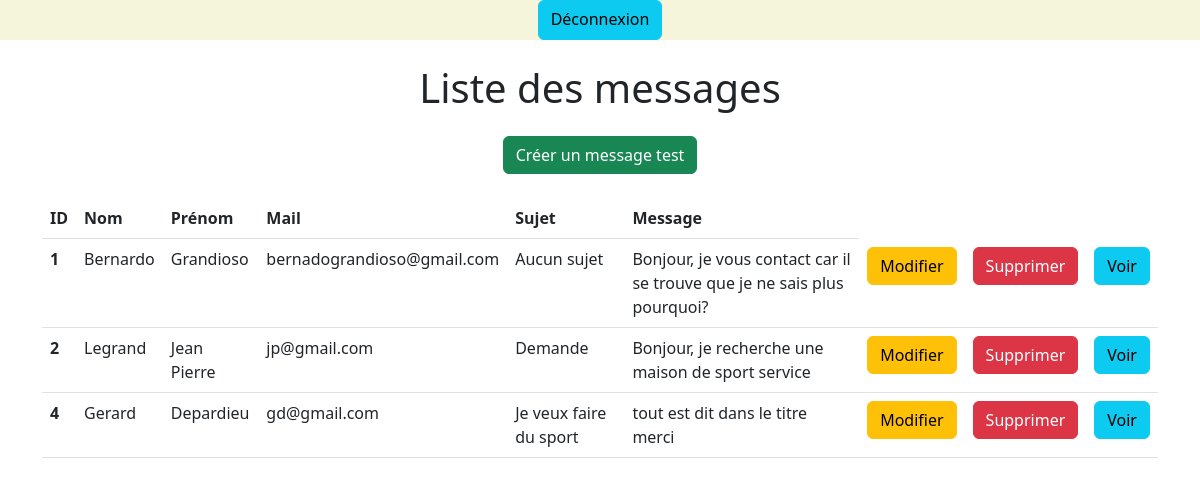
The app's page /Admin/Formulaire/index.php (signed in) with its own data.
### tables this page shows
CREATE TABLE IF NOT EXISTS `contact` (
  `id` int(11) NOT NULL AUTO_INCREMENT,
  `nom` varchar(255) NOT NULL,
  `prenom` varchar(255) NOT NULL,
  `mail` varchar(255) NOT NULL,
  `sujet` varchar(255) NOT NULL,
  `message` longtext NOT NULL,
  PRIMARY KEY (`id`)
);

### Admin/Formulaire/index.php (the view, shortened to what this page needs)
<?php
    include '../../Config/bdd.php';
    $sql = "SELECT * FROM contact";
    $req = $bdd->query($sql);
    $contacts = $req->fetchAll(PDO::FETCH_ASSOC);
    include "../Includes/head.php";
    include "../Includes/header.php";
?>
    <body>
        <div class="container">
            <div class="text-center">
                <h1 class="mt-4 mb-4">Liste des messages</h1>
                <a href="create.php" class="btn btn-success">Créer un message test</a>
            </div>
            <table class="table mt-4">
                <thead>
                    <tr>
                        <th scope="col">ID</th>
                        <th scope="col">Nom</th>
                        <th scope="col">Prénom</th>
                        <th scope="col">Mail</th>
                        <th scope="col">Sujet</th>
                        <th scope="col">Message</th>
                    </tr>
                </thead>
                <tbody>
                    <?php foreach ($contacts as $contact) : ?>
                        <tr>
                            <th scope="row"><?= $contact['id'];  ?></th>
                            <td><?= $contact['nom'];  ?></td>
                            <td><?= $contact['prenom'];  ?></td>
                            <td><?= $contact['mail'];  ?></td>
                            <td><?= $contact['sujet'];  ?></td>
                            <td><?= $contact['message'];  ?></td>
                            <td><a href="update.php?id=<?= $contact['id'] ?>" class="btn btn-warning">Modifier</a></td>
                            <td><a href="action.php?id=<?= $contact['id'] ?>" class="btn btn-danger">Supprimer</a></td>
                            <td><a href="single.php?id=<?= $contact['id'] ?>" class="btn btn-info">Voir</a></td>
                        </tr>
                    <?php endforeach; ?>
                </tbody>
            </table>
        </div>
    </body>
</html>

### Admin/Includes/head.php (shortened to what this page needs)
<!DOCTYPE html>
<html lang="fr">
<head>
    <link href="https://cdn.jsdelivr.net/npm/bootstrap@5.2.2/dist/css/bootstrap.min.css" rel="stylesheet">
    <link rel="stylesheet" href="../CSS/style.css">
</head>

### Admin/Includes/header.php
<header>
    <a class="header btn btn-info" href="../action.php?logout=true">Déconnexion</a>
</header>
<body>

### Admin/CSS/style.css (style rules this page uses)
* { margin: 0; padding: 0; }
header { display: flex; justify-content: center; text-align: center; height: 5vh; background-color: beige; }
a.header { text-decoration: none; color: black; }

### records on screen
contact: id "1", nom "Bernardo", prenom "Grandioso", mail "bernadograndioso@gmail.com", sujet "Aucun sujet", message "Bonjour, je vous contact car il se trouve que je ne sais plus pourquoi?"
contact: id "2", nom "Legrand", prenom "Jean Pierre", mail "jp@gmail.com", sujet "Demande", message "Bonjour, je recherche une maison de sport service"
contact: id "4", nom "Gerard", prenom "Depardieu", mail "gd@gmail.com", sujet "Je veux faire du sport", message "tout est dit dans le titre merci"
